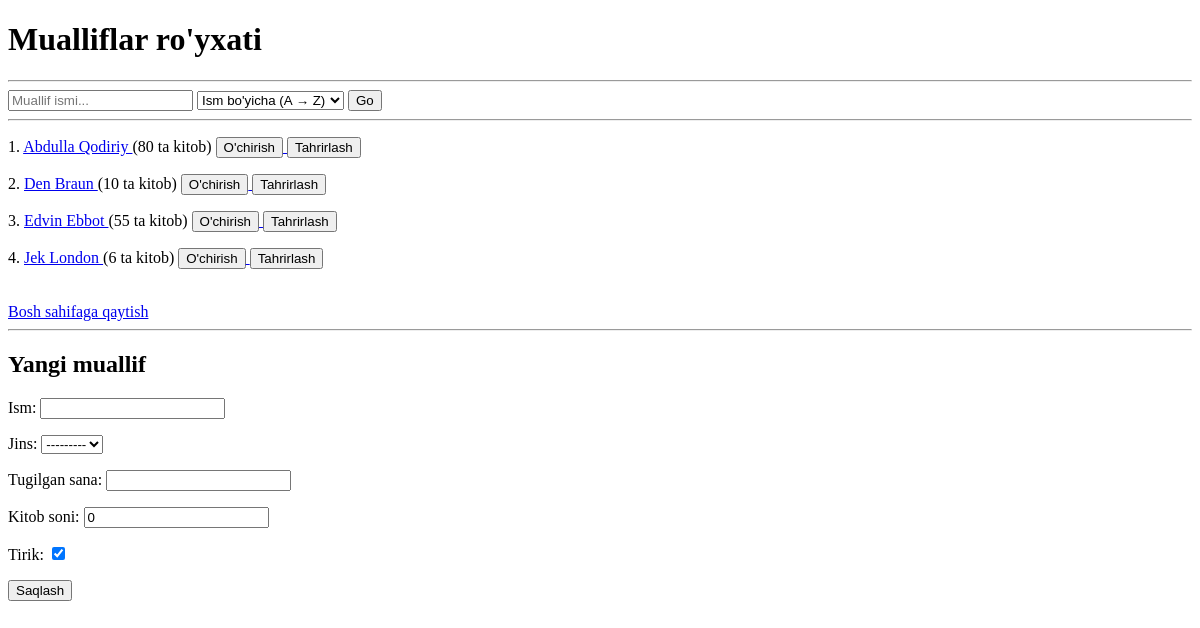
Page /mualliflar/ on the earlier database version.
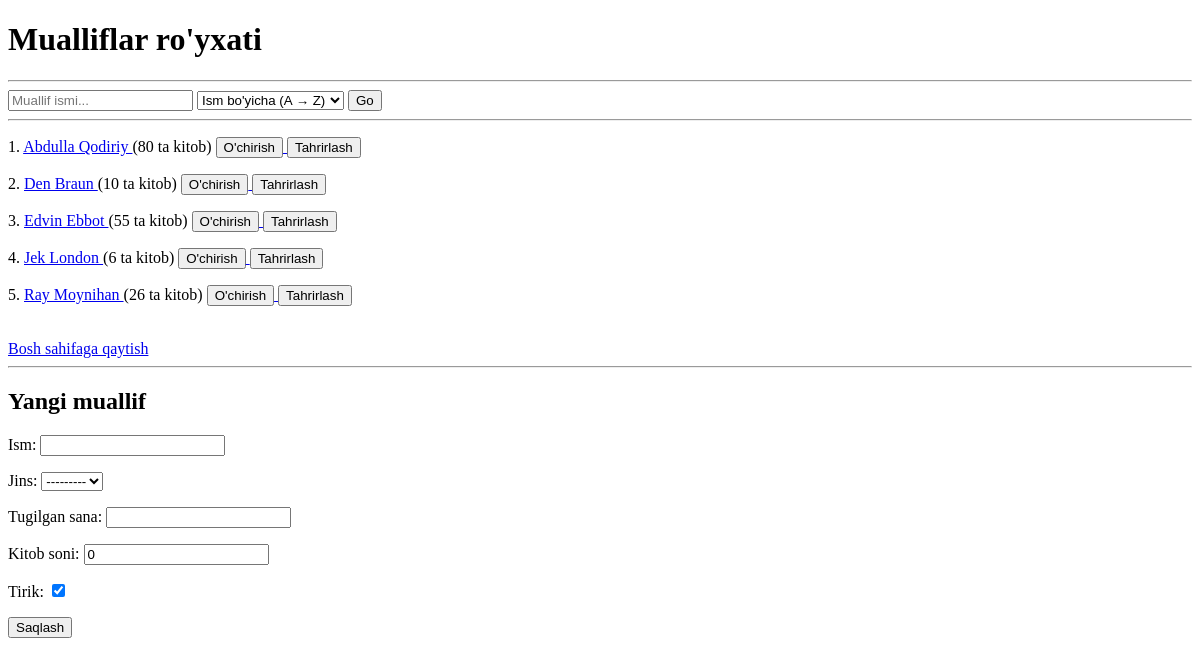
Same page on the later database version.
### main/models.py (models this page shows, shortened)
class Muallif(models.Model):
    JINS_CHOICES = [
        ('Erkak', 'Erkak'),
        ('Ayol', 'Ayol')
    ]
    ism = models.CharField(max_length=200)
    jins = models.CharField(max_length=5, choices=JINS_CHOICES)
    tugilgan_sana = models.DateField()
    kitob_soni = models.PositiveIntegerField(default=0)
    tirik = models.BooleanField(default=True)

### main/views.py (the view)
# urls.py: path('mualliflar/', mualliflar_view, name='mualliflar'),
def mualliflar_view(request):
    q = request.GET.get('q', '')
    sort = request.GET.get('sort', 'ism')
    mualliflar = Muallif.objects.filter(ism__icontains=q).order_by(sort)
    form = MuallifForm()
    if request.method == 'POST':
        form = MuallifForm(request.POST)
        if form.is_valid():
            form.save()
            return redirect('mualliflar')
    context = {
        'mualliflar': mualliflar,
        'q': q,
        'sort': sort,
        'form': form
    }
    return render(request, 'mualliflar.html', context)

### main/forms.py
class MuallifForm(forms.ModelForm):
    class Meta:
        model = Muallif
        fields = '__all__'

### templates/mualliflar.html (shortened to what this page needs)
<!DOCTYPE html>
<html>
<head>
</head>
<body>
    <h1>Mualliflar ro'yxati</h1>
    <hr>
    <form method="get">
        <input type="text" name="q" placeholder="Muallif ismi..." {% if q %}value="{{ q }}"{% endif %}>
        <select name="sort">
            <option value="ism" {% if sort == 'ism' %}selected{% endif %}>Ism bo'yicha (A → Z)</option>
        </select>
        <button type="submit">Go</button>
    </form>
    <hr>
    {% for muallif in mualliflar %}
    <p>
        {{ forloop.counter }}.
        <a href="{% url 'muallif_detail' muallif.id %}">
            {{ muallif.ism }}
        </a>
        ({{ muallif.kitob_soni }} ta kitob)
        <a href="{% url 'muallif_delete_confirm' muallif.id %}">
            <button>O'chirish</button>
        </a>
        <a href="/mualliflar/{{ muallif.id }}/update">
            <button>Tahrirlash</button>
        </a>
    </p>
    {% empty %}
    <p>Mualliflar topilmadi.</p>
    {% endfor %}
    <br>
    <a href="{% url 'home' %}">Bosh sahifaga qaytish</a>
    <hr>
   <h2>Yangi muallif</h2>
<form method="POST">
   {{ form.as_p}}
    <button type="submit">Saqlash</button>
</form>
</body>
</html>

Differences in the rows shown:
added Muallif: ism "Ray Moynihan", kitob_soni "26"
